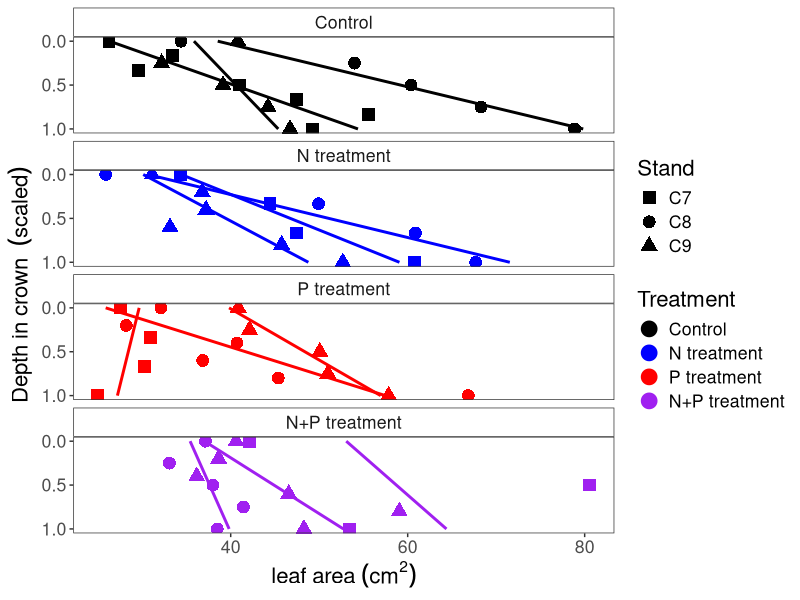

Reproduce this figure in R. (Note: this script raises an error after producing the figure.)

## R code for creating graphs in sugar maple crown N*P.
## Alex Young   5/14/2020
## alexyoung.116@gmail.com

library(ggplot2)
library(ggpubr)


samp<-read.csv("Data/MELNHE_SugarMapleCrownDepth.csv", header=T)


samp$Treatment <- factor(samp$trmt,levels=c("Control","N treatment","P treatment","N+P treatment"))
head(samp)
str(samp)


########################
# Figure 1!
f.area<-ggplot(samp, aes(x=scaled, y=area_cm2, col=Treatment, shape=Stand, group=Tree_ID))+
  scale_color_manual(values=c("black","blue","red", "purple"))+
  scale_shape_manual(values=c(15,16,17))+ 
  geom_point(aes(group=Tree_ID), size=3, stroke=2)+
  geom_smooth(method="lm",size=1, se=F,show.legend = FALSE, aes(size=1.4))+
  labs(y = bquote('leaf area'~(cm^2)), x = bquote('Depth in crown '~(scaled)))+coord_flip()+
  facet_wrap(~Treatment, nrow=4,strip.position="top")+
  theme_bw()+theme(strip.background =element_rect(fill="white"))+theme(plot.title = element_text(hjust = 0.5))+  theme(text=element_text(size=16))+
  theme(panel.grid.major = element_blank(),panel.grid.minor = element_blank())+
  scale_x_reverse( lim=c(1,0), breaks=seq(0,1,.5))
f.area

f.mass<-ggplot(samp, aes(x=scaled, y=mass.g, col=Treatment, shape=Stand, group=Tree_ID))+
  scale_color_manual(values=c("black","blue","red", "purple"))+
  scale_shape_manual(values=c(15,16,17))+ 
  geom_point(aes(group=Tree_ID), size=3, stroke=2)+
  geom_smooth(method="lm",size=1, se=F,show.legend = FALSE, aes(size=1.4))+
  labs(y = bquote('leaf mass'~(g)), x = bquote(''))+coord_flip()+
  facet_wrap(~Treatment, nrow=4,strip.position="top")+
  theme_bw()+theme(strip.background =element_rect(fill="white"))+theme(plot.title = element_text(hjust = 0.5))+  theme(text=element_text(size=16))+
  theme(panel.grid.major = element_blank(),panel.grid.minor = element_blank())+
  scale_x_reverse( lim=c(1,0), breaks=seq(0,1,.5)) 
f.mass

f.sla<-ggplot(samp, aes(x=scaled, y=SLA, col=Treatment, shape=Stand, group=Tree_ID))+
  scale_color_manual(values=c("black","blue","red", "purple"))+
  scale_shape_manual(values=c(15,16,17))+ 
  geom_point(aes(group=Tree_ID), size=3, stroke=2)+
  geom_smooth(method="lm",size=1, se=F,show.legend = FALSE, aes(size=1.4))+
  labs(y = bquote('specific leaf area ('~cm^2~g^-1*')'), x = bquote(''))+coord_flip()+
  facet_wrap(~Treatment, nrow=4,strip.position="top")+
  theme_bw()+theme(strip.background =element_rect(fill="white"))+theme(plot.title = element_text(hjust = 0.5))+  theme(text=element_text(size=16))+
  theme(panel.grid.major = element_blank(),panel.grid.minor = element_blank())+
  scale_x_reverse( lim=c(1,0), breaks=seq(0,1,.5))
f.sla

## FIGURE 1!
f1<-ggarrange(f.area, f.mass, f.sla, nrow=1, ncol=3, common.legend=T, legend="bottom")
f1

# For pdf.
#dpi=300    #pixels per square inch
#tiff("thesis_fig_1.tif", width=12*dpi, height=8*dpi, res=dpi)
#f1
#dev.off()



##  FIGURE 3!
f.C<-ggplot(samp, aes(x=scaled, y=C, col=Treatment, shape=Stand, group=Tree_ID))+
  scale_color_manual(values=c("black","blue","red", "purple"))+
  scale_shape_manual(values=c(15,16,17))+ 
  geom_point(aes(group=Tree_ID), size=3, stroke=2)+
  geom_smooth(method="lm",size=1, se=F,show.legend = FALSE, aes(size=1.4))+
  ylab("C (mg"~g^-1*")")+xlab("Depth in crown (scaled)")+coord_flip()+
  facet_wrap(~Treatment, nrow=4,strip.position="top")+
  theme_bw()+theme(strip.background =element_rect(fill="white"))+theme(plot.title = element_text(hjust = 0.5))+  theme(text=element_text(size=16))+
  theme(panel.grid.major = element_blank(),panel.grid.minor = element_blank())+
  scale_x_reverse( lim=c(1,0), breaks=seq(0,1,.5))
f.C


f.N<-ggplot(samp, aes(x=scaled, y=N, col=Treatment, shape=Stand, group=Tree_ID))+
  scale_color_manual(values=c("black","blue","red", "purple"))+
  scale_shape_manual(values=c(15,16,17))+ 
  geom_point(aes(group=Tree_ID), size=3, stroke=2)+
  geom_smooth(method="lm",size=1, se=F,show.legend = FALSE, aes(size=1.4))+
  ylab("N (mg"~g^-1*")")+xlab("")+coord_flip()+
  facet_wrap(~Treatment, nrow=4,strip.position="top")+
  theme_bw()+theme(strip.background =element_rect(fill="white"))+theme(plot.title = element_text(hjust = 0.5))+  theme(text=element_text(size=16))+
  theme(panel.grid.major = element_blank(),panel.grid.minor = element_blank())+
  scale_x_reverse( lim=c(1,0), breaks=seq(0,1,.5))
f.N

f.P<-ggplot(samp, aes(x=scaled, y=P, col=Treatment, shape=Stand, group=Tree_ID))+
  scale_color_manual(values=c("black","blue","red", "purple"))+
  scale_shape_manual(values=c(15,16,17))+ 
  geom_point(aes(group=Tree_ID), size=3, stroke=2)+
  geom_smooth(method="lm",size=1, se=F,show.legend = FALSE, aes(size=1.4))+
  ylab("P (mg"~g^-1*")")+xlab("")+coord_flip()+
  facet_wrap(~Treatment, nrow=4,strip.position="top")+
  theme_bw()+theme(strip.background =element_rect(fill="white"))+theme(plot.title = element_text(hjust = 0.5))+  theme(text=element_text(size=16))+
  theme(panel.grid.major = element_blank(),panel.grid.minor = element_blank())+
  scale_x_reverse( lim=c(1,0), breaks=seq(0,1,.5))
f.P

f.NP<-ggplot(samp, aes(x=scaled, y=N_P, col=Treatment, shape=Stand, group=Tree_ID))+
  scale_color_manual(values=c("black","blue","red", "purple"))+
  scale_shape_manual(values=c(15,16,17))+ 
  geom_point(aes(group=Tree_ID), size=3, stroke=2)+
  geom_smooth(method="lm",size=1, se=F,show.legend = FALSE, aes(size=1.4))+
  ylab("N:P ratio")+xlab("")+coord_flip()+
  facet_wrap(~Treatment, nrow=4,strip.position="top")+
  theme_bw()+theme(strip.background =element_rect(fill="white"))+theme(plot.title = element_text(hjust = 0.5))+  theme(text=element_text(size=16))+
  theme(panel.grid.major = element_blank(),panel.grid.minor = element_blank())+
  scale_x_reverse( lim=c(1,0), breaks=seq(0,1,.5))
f.NP

# Figure 3!
f3<-ggarrange(f.C, f.N, f.P,f.NP , nrow=1, ncol=4, common.legend = T, legend="bottom")
f3

# For pdf
#dpi=300    #pixels per square inch
#tiff("thesis_fig_3.tif", width=12*dpi, height=8*dpi, res=dpi)
#f3
#dev.off()


## Figure 4!
f.ca<-ggplot(samp, aes(x=scaled, y=Ca, col=Treatment, shape=Stand, group=Tree_ID))+
  scale_color_manual(values=c("black","blue","red", "purple"))+
  scale_shape_manual(values=c(15,16,17))+ 
  geom_point(aes(group=Tree_ID), size=3, stroke=2)+
  geom_smooth(method="lm",size=1, se=F,show.legend = FALSE, aes(size=1.4))+
  ylab("Ca (mg"~g^-1*")")+xlab("Depth in crown (scaled)")+coord_flip()+
  facet_wrap(~Treatment, nrow=4,strip.position="top")+#geom_hline(yintercept=5.5, linetype="dashed", size=2)+
  theme_bw()+theme(strip.background =element_rect(fill="white"))+theme(plot.title = element_text(hjust = 0.5))+  theme(text=element_text(size=16))+
  theme(panel.grid.major = element_blank(),panel.grid.minor = element_blank())+
  scale_x_reverse( lim=c(1,0), breaks=seq(0,1,.5))
f.ca

f.mg<-ggplot(samp, aes(x=scaled, y=Mg, col=Treatment, shape=Stand, group=Tree_ID))+
  scale_color_manual(values=c("black","blue","red", "purple"))+
  scale_shape_manual(values=c(15,16,17))+ 
  geom_point(aes(group=Tree_ID), size=3, stroke=2)+
  geom_smooth(method="lm",size=1, se=F,show.legend = FALSE, aes(size=1.4))+
  ylab("Mg (mg"~g^-1*")")+xlab("")+coord_flip()+
  facet_wrap(~Treatment, nrow=4,strip.position="top")+
  theme_bw()+theme(strip.background =element_rect(fill="white"))+theme(plot.title = element_text(hjust = 0.5))+  theme(text=element_text(size=16))+
  theme(panel.grid.major = element_blank(),panel.grid.minor = element_blank())+
  scale_x_reverse( lim=c(1,0), breaks=seq(0,1,.5))
f.mg

ggarrange(f.C, f.mg, common.legend=T, legend="bottom")

f.mn<-ggplot(samp, aes(x=scaled, y=Mn, col=Treatment, shape=Stand, group=Tree_ID))+
  scale_color_manual(values=c("black","blue","red", "purple"))+
  scale_shape_manual(values=c(15,16,17))+ 
  geom_point(aes(group=Tree_ID), size=3, stroke=2)+
  geom_smooth(method="lm",size=1, se=F,show.legend = FALSE, aes(size=1.4))+
  ylab("Mn (mg"~g^-1*")")+xlab("")+coord_flip()+
  facet_wrap(~Treatment, nrow=4,strip.position="top")+
  theme_bw()+theme(strip.background =element_rect(fill="white"))+theme(plot.title = element_text(hjust = 0.5))+  theme(text=element_text(size=16))+
  theme(panel.grid.major = element_blank(),panel.grid.minor = element_blank())+
  scale_x_reverse( lim=c(1,0), breaks=seq(0,1,.5))
f.mn

f.al<-ggplot(samp, aes(x=scaled, y=Al, col=Treatment, shape=Stand, group=Tree_ID))+
  scale_color_manual(values=c("black","blue","red", "purple"))+
  scale_shape_manual(values=c(15,16,17))+ 
  geom_point(aes(group=Tree_ID), size=3, stroke=2)+
  geom_smooth(method="lm",size=1, se=F,show.legend = FALSE, aes(size=1.4))+
  ylab("Al (mg"~g^-1*")")+xlab("")+coord_flip()+
  facet_wrap(~Treatment, nrow=4,strip.position="top")+
  theme_bw()+theme(strip.background =element_rect(fill="white"))+theme(plot.title = element_text(hjust = 0.5))+  theme(text=element_text(size=16))+
  theme(panel.grid.major = element_blank(),panel.grid.minor = element_blank())+
  scale_x_reverse( lim=c(1,0), breaks=seq(0,1,.5))
f.al



f.b<-ggplot(samp, aes(x=scaled, y=B, col=Treatment, shape=Stand, group=Tree_ID))+
  scale_color_manual(values=c("black","blue","red", "purple"))+
  scale_shape_manual(values=c(15,16,17))+ 
  geom_point(aes(group=Tree_ID), size=3, stroke=2)+
  geom_smooth(method="lm",size=1, se=F,show.legend = FALSE, aes(size=1.4))+
  ylab("B (mg"~g^-1*")")+xlab("")+coord_flip()+
  facet_wrap(~Treatment, nrow=4,strip.position="top")+
  theme_bw()+theme(strip.background =element_rect(fill="white"))+theme(plot.title = element_text(hjust = 0.5))+  theme(text=element_text(size=16))+
  theme(panel.grid.major = element_blank(),panel.grid.minor = element_blank())+
  scale_x_reverse( lim=c(1,0), breaks=seq(0,1,.5))
f.b

f.zn<-ggplot(samp, aes(x=scaled, y=Zn, col=Treatment, shape=Stand, group=Tree_ID))+
  scale_color_manual(values=c("black","blue","red", "purple"))+
  scale_shape_manual(values=c(15,16,17))+ 
  geom_point(aes(group=Tree_ID), size=3, stroke=2)+
  geom_smooth(method="lm",size=1, se=F,show.legend = FALSE, aes(size=1.4))+
  ylab("Zn (mg"~g^-1*")")+xlab("")+coord_flip()+
  facet_wrap(~Treatment, nrow=4,strip.position="top")+
  theme_bw()+theme(strip.background =element_rect(fill="white"))+theme(plot.title = element_text(hjust = 0.5))+  theme(text=element_text(size=16))+
  theme(panel.grid.major = element_blank(),panel.grid.minor = element_blank())+
  scale_x_reverse( lim=c(1,0), breaks=seq(0,1,.5))
f.zn

# Figure 4!
f4<-ggarrange(f.ca, f.mg, f.mn, f.al, f.b, f.zn, nrow=1, ncol=6, common.legend = T, legend="bottom")
f4

#dpi=300    #pixels per square inch
#tiff("thesis_fig_4.tif", width=12*dpi, height=8*dpi, res=dpi)
#f4
#dev.off()


# FIGURE 5 BELOW!


f.chl<-ggplot(samp, aes(x=scaled, y=total.chl, col=Treatment, shape=Stand, group=Tree_ID))+
  scale_color_manual(values=c("black","blue","red", "purple"))+
  scale_shape_manual(values=c(15,16,17))+ 
  geom_point(aes(group=Tree_ID), size=3, stroke=2)+
  geom_smooth(method="lm",size=1, se=F,show.legend = FALSE, aes(size=1.4))+
  ylab("chlorophyll (mg"~g^-1*" FW)")+xlab("Depth in crown (scaled)")+coord_flip()+
  facet_wrap(~Treatment, nrow=4,strip.position="top")+
  theme_bw()+theme(strip.background =element_rect(fill="white"))+theme(plot.title = element_text(hjust = 0.5))+  theme(text=element_text(size=16))+
  theme(panel.grid.major = element_blank(),panel.grid.minor = element_blank())+
  scale_x_reverse( lim=c(1,0), breaks=seq(0,1,.5))
f.chl

f.chl.r<-ggplot(samp, aes(x=scaled, y=Chl.R, col=Treatment, shape=Stand, group=Tree_ID))+
  scale_color_manual(values=c("black","blue","red", "purple"))+
  scale_shape_manual(values=c(15,16,17))+ 
  geom_point(aes(group=Tree_ID), size=3, stroke=2)+
  geom_smooth(method="lm",size=1, se=F,show.legend = FALSE, aes(size=1.4))+
  ylab("chlorophyll a:b")+xlab("")+coord_flip()+
  facet_wrap(~Treatment, nrow=4,strip.position="top")+
  theme_bw()+theme(strip.background =element_rect(fill="white"))+theme(plot.title = element_text(hjust = 0.5))+  theme(text=element_text(size=16))+
  theme(panel.grid.major = element_blank(),panel.grid.minor = element_blank())+
  scale_x_reverse( lim=c(1,0), breaks=seq(0,1,.5))
f.chl.r

f.carot<-ggplot(samp, aes(x=scaled, y=carot, col=Treatment, shape=Stand, group=Tree_ID))+
  scale_color_manual(values=c("black","blue","red", "purple"))+
  scale_shape_manual(values=c(15,16,17))+ 
  geom_point(aes(group=Tree_ID), size=3, stroke=2)+
  geom_smooth(method="lm",size=1, se=F,show.legend = FALSE, aes(size=1.4))+
  ylab("carotenoids (mg"~g^-1*" FW)")+xlab("")+coord_flip()+
  facet_wrap(~Treatment, nrow=4,strip.position="top")+
  theme_bw()+theme(strip.background =element_rect(fill="white"))+theme(plot.title = element_text(hjust = 0.5))+  theme(text=element_text(size=16))+
  theme(panel.grid.major = element_blank(),panel.grid.minor = element_blank())+
  scale_x_reverse( lim=c(1,0), breaks=seq(0,1,.5))
f.carot



# Figure 5!
f5<-ggarrange(f.chl,f.carot,f.chl.r, nrow=1, ncol=3, common.legend=T, legend="bottom")
f5

# for pdf.
#dpi=300    #pixels per square inch
#tiff("thesis_fig_5.tif", width=12*dpi, height=8*dpi, res=dpi)
#f5
#dev.off()


## Figure 6! amino acids
f.glu<-ggplot(samp, aes(x=scaled, y=Glu, col=Treatment, shape=Stand, group=Tree_ID))+
  scale_color_manual(values=c("black","blue","red", "purple"))+
  scale_shape_manual(values=c(15,16,17))+ 
  geom_point(aes(group=Tree_ID), size=3, stroke=2)+
  geom_smooth(method="lm",size=1, se=F,show.legend = FALSE, aes(size=1.4))+
  ylab("glutamic acid (nmol"~g^-1*" FW)")+xlab("")+coord_flip()+
  facet_wrap(~Treatment, nrow=4,strip.position="top")+
  theme_bw()+theme(strip.background =element_rect(fill="white"))+theme(plot.title = element_text(hjust = 0.5))+  theme(text=element_text(size=16))+
  theme(panel.grid.major = element_blank(),panel.grid.minor = element_blank())+
  scale_x_reverse( lim=c(1,0), breaks=seq(0,1,.5))
f.glu

f.ala<-ggplot(samp, aes(x=scaled, y=Ala, col=Treatment, shape=Stand, group=Tree_ID))+
  scale_color_manual(values=c("black","blue","red", "purple"))+
  scale_shape_manual(values=c(15,16,17))+ 
  geom_point(aes(group=Tree_ID), size=3, stroke=2)+
  geom_smooth(method="lm",size=1, se=F,show.legend = FALSE, aes(size=1.4))+
  ylab("alanine (nmol"~g^-1*" FW)")+xlab("Depth in crown (scaled)")+coord_flip()+
  facet_wrap(~Treatment, nrow=4,strip.position="top")+
  theme_bw()+theme(strip.background =element_rect(fill="white"))+theme(plot.title = element_text(hjust = 0.5))+  theme(text=element_text(size=16))+
  theme(panel.grid.major = element_blank(),panel.grid.minor = element_blank())+
  scale_x_reverse( lim=c(1,0), breaks=seq(0,1,.5))
f.ala

f.gaba<-ggplot(samp, aes(x=scaled, y=GABA, col=Treatment, shape=Stand, group=Tree_ID))+
  scale_color_manual(values=c("black","blue","red", "purple"))+
  scale_shape_manual(values=c(15,16,17))+ 
  geom_point(aes(group=Tree_ID), size=3, stroke=2)+
  geom_smooth(method="lm",size=1, se=F,show.legend = FALSE, aes(size=1.4))+
  ylab("GABA (nmol"~g^-1*" FW)")+xlab("")+coord_flip()+
  facet_wrap(~Treatment, nrow=4,strip.position="top")+
  theme_bw()+theme(strip.background =element_rect(fill="white"))+theme(plot.title = element_text(hjust = 0.5))+  theme(text=element_text(size=16))+
  theme(panel.grid.major = element_blank(),panel.grid.minor = element_blank())+
  scale_x_reverse( lim=c(1,0), breaks=seq(0,1,.5))
f.gaba

f.val<-ggplot(samp, aes(x=scaled, y=Val, col=Treatment, shape=Stand, group=Tree_ID))+
  scale_color_manual(values=c("black","blue","red", "purple"))+
  scale_shape_manual(values=c(15,16,17))+ 
  geom_point(aes(group=Tree_ID), size=3, stroke=2)+
  geom_smooth(method="lm",size=1, se=F,show.legend = FALSE, aes(size=1.4))+
  ylab("valine (nmol"~g^-1*" FW)")+xlab("")+coord_flip()+
  facet_wrap(~Treatment, nrow=4,strip.position="top")+
  theme_bw()+theme(strip.background =element_rect(fill="white"))+theme(plot.title = element_text(hjust = 0.5))+  theme(text=element_text(size=16))+
  theme(panel.grid.major = element_blank(),panel.grid.minor = element_blank())+
  scale_x_reverse( lim=c(1,0), breaks=seq(0,1,.5))
f.val


f.pro<-ggplot(samp, aes(x=scaled, y=protein, col=Treatment, shape=Stand, group=Tree_ID))+
  scale_color_manual(values=c("black","blue","red", "purple"))+
  scale_shape_manual(values=c(15,16,17))+ 
  geom_point(aes(group=Tree_ID), size=3, stroke=2)+
  geom_smooth(method="lm",size=1, se=F,show.legend = FALSE, aes(size=1.4))+
  labs(y = bquote("soluble protein (mg"~g^-1*" FW)"), x = "")+coord_flip()+
  facet_wrap(~Treatment, nrow=4,strip.position="top")+
  theme_bw()+theme(strip.background =element_rect(fill="white"))+theme(plot.title = element_text(hjust = 0.5))+  theme(text=element_text(size=16))+
  theme(panel.grid.major = element_blank(),panel.grid.minor = element_blank())+
  scale_x_reverse( lim=c(1,0), breaks=seq(0,1,.5))
f.pro


f6<-ggarrange(f.ala, f.glu, f.val, f.gaba, f.pro, nrow=1, ncol=5, common.legend=T, legend="bottom")
f6

## FIGURE 6! pdf.
#dpi=300    #pixels per square inch
#tiff("thesis_fig_6.tif", width=12*dpi, height=8*dpi, res=dpi)
#f6
#dev.off()



# Figure 7! Polyamines

f.put<-ggplot(samp, aes(x=scaled, y=Put, col=Treatment, shape=Stand, group=Tree_ID))+
  scale_color_manual(values=c("black","blue","red", "purple"))+
  scale_shape_manual(values=c(15,16,17))+ 
  geom_point(aes(group=Tree_ID), size=3, stroke=2)+
  geom_smooth(method="lm",size=1, se=F,show.legend = FALSE, aes(size=1.4))+
  ylab("putrescine (nmol"~g^-1*" FW)")+xlab("Depth in crown (scaled)")+coord_flip()+
  facet_wrap(~Treatment, nrow=4,strip.position="top")+
  theme_bw()+theme(strip.background =element_rect(fill="white"))+theme(plot.title = element_text(hjust = 0.5))+  theme(text=element_text(size=16))+
  theme(panel.grid.major = element_blank(),panel.grid.minor = element_blank())+
  scale_x_reverse( lim=c(1,0), breaks=seq(0,1,.5))
f.put

f.spd<-ggplot(samp, aes(x=scaled, y=Spd, col=Treatment, shape=Stand, group=Tree_ID))+
  scale_color_manual(values=c("black","blue","red", "purple"))+
  scale_shape_manual(values=c(15,16,17))+ 
  geom_point(aes(group=Tree_ID), size=3, stroke=2)+
  geom_smooth(method="lm",size=1, se=F,show.legend = FALSE, aes(size=1.4))+
  ylab("spermidine (nmol"~g^-1*" FW)")+xlab("")+coord_flip()+
  facet_wrap(~Treatment, nrow=4,strip.position="top")+
  theme_bw()+theme(strip.background =element_rect(fill="white"))+theme(plot.title = element_text(hjust = 0.5))+  theme(text=element_text(size=16))+
  theme(panel.grid.major = element_blank(),panel.grid.minor = element_blank())+
  scale_x_reverse( lim=c(1,0), breaks=seq(0,1,.5))
f.spd

f.spm<-ggplot(samp, aes(x=scaled, y=Spm, col=Treatment, shape=Stand, group=Tree_ID))+
  scale_color_manual(values=c("black","blue","red", "purple"))+
  scale_shape_manual(values=c(15,16,17))+ 
  geom_point(aes(group=Tree_ID), size=3, stroke=2)+
  geom_smooth(method="lm",size=1, se=F,show.legend = FALSE, aes(size=1.4))+
  ylab("spermine (nmol"~g^-1*" FW)")+xlab("")+coord_flip()+
  facet_wrap(~Treatment, nrow=4,strip.position="top")+
  theme_bw()+theme(strip.background =element_rect(fill="white"))+theme(plot.title = element_text(hjust = 0.5))+  theme(text=element_text(size=16))+
  theme(panel.grid.major = element_blank(),panel.grid.minor = element_blank())+
  scale_x_reverse( lim=c(1,0), breaks=seq(0,1,.5))
f.spm

f7<-ggarrange(f.put, f.spd, f.spm, nrow=1, ncol=3, common.legend=T, legend="bottom")
f7

## FIGURE 7!
# for pdf.
#f7
#dpi=300
#tiff("thesis_fig_7.tif", width=12*dpi, height=8*dpi, res=dpi)
#dev.off()
